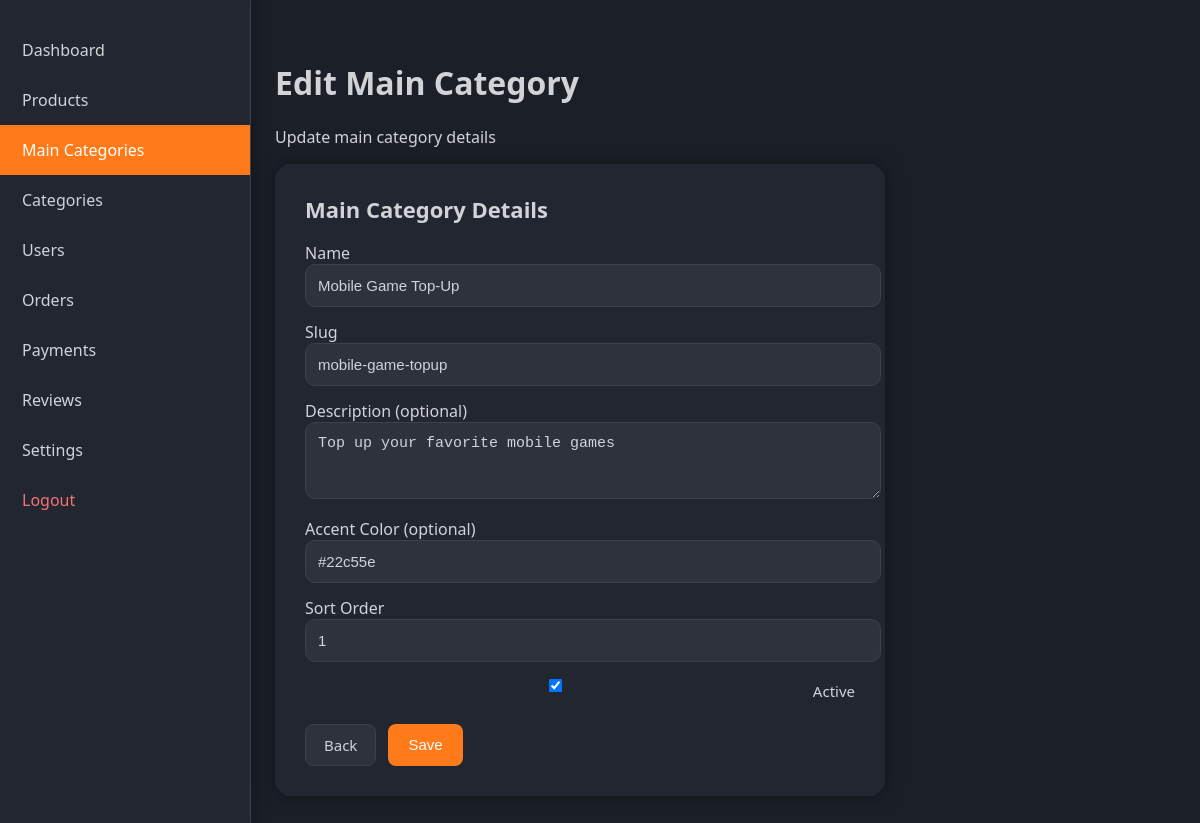
The app's page /admin/main_category_edit.php?id=1 (signed in) with its own data.
### tables this page shows
CREATE TABLE main_categories (
  id           INT(10) UNSIGNED NOT NULL AUTO_INCREMENT,
  name         VARCHAR(120) NOT NULL,
  slug         VARCHAR(150) NOT NULL UNIQUE,
  description  TEXT DEFAULT NULL,
  cover_image  VARCHAR(255) DEFAULT 'default_main_category.jpg',
  accent_color VARCHAR(20) DEFAULT '#22c55e',
  is_active    TINYINT(1) DEFAULT 1,
  sort_order   INT DEFAULT 0,
  created_at   TIMESTAMP DEFAULT current_timestamp(),
  PRIMARY KEY (id)
);

### admin/main_category_edit.php (the view, shortened to what this page needs)
<?php
require_once "../db/connection.php";
$id = isset($_GET['id']) ? (int)$_GET['id'] : 0;
$stmt = $conn->prepare("SELECT * FROM main_categories WHERE id = :id LIMIT 1");
$stmt->execute([':id' => $id]);
$main = $stmt->fetch(PDO::FETCH_ASSOC);
$pageTitle = "Edit Main Category";
$pageSubtitle = "Update main category details";
?>
<!DOCTYPE html>
<html>
<head>
    <link rel="stylesheet" href="../assets/css/admin.css">
</head>
<body class="cat-body">
<div class="sidebar">
    <a href="dashboard.php">Dashboard</a>
    <a href="products_manage.php">Products</a>
    <a href="main_categories_management.php" class="active-link">Main Categories</a>
    <a href="categories_management.php">Categories</a>
    <a href="users_manage.php">Users</a>
    <a href="orders_manage.php">Orders</a>
    <a href="payments_manage.php">Payments</a>
    <a href="reviews_manage.php">Reviews</a>
    <a href="settings.php">Settings</a>
    <a href="../auth/logout.php" style="color:#f87171;">Logout</a>
</div>
<div class="cat-form-wrapper">
    <h1><?= $pageTitle ?></h1>
    <p><?= $pageSubtitle ?></p>
    <div class="cat-form-card">
        <h3>Main Category Details</h3>
        <form method="post">
            <label>Name</label>
            <input type="text" name="name" value="<?= htmlspecialchars($main['name']); ?>" required>
            <label>Slug</label>
            <input type="text" name="slug" value="<?= htmlspecialchars($main['slug']); ?>" required>
            <label>Description (optional)</label>
            <textarea name="description" rows="3" style="width:100%;"><?= htmlspecialchars($main['description'] ?? ''); ?></textarea>
            <label>Accent Color (optional)</label>
            <input type="text" name="accent_color" value="<?= htmlspecialchars($main['accent_color'] ?? ''); ?>" placeholder="#0ea5e9">
            <label>Sort Order</label>
            <input type="number" name="sort_order" value="<?= (int)($main['sort_order'] ?? 0); ?>">
            <div class="cat-checkbox">
                <input type="checkbox" name="is_active" <?= !empty($main['is_active']) ? 'checked' : ''; ?>>
                <span>Active</span>
            </div>
            <div class="cat-form-actions">
                <a class="cat-btn-back" href="main_categories_management.php">Back</a>
                <button class="cat-btn-create" type="submit">Save</button>
            </div>
        </form>
    </div>
</div>
</body>
</html>

### assets/css/admin.css (style rules this page uses)
:root { --bg: #1b1f27; --panel: #212631; --panel-2: #2d323d; --text: #d2d3d7; --border: #3c414d; --accent-orange: #ff7a18; --accent-purple: #8f57ff; --accent-mint: #4ef0c2; --light-bg: #ece7ff; --light-panel: #ffffff; --light-panel-2: #f2f1ff; --light-text: #2c2f38; --light-border: #c6c0e8; --transition: 0.35s; }
body { background: var(--bg); color: var(--text); font-family: "Segoe UI", Arial, sans-serif; margin: 0; transition: background var(--transition), color var(--transition); }
.sidebar { width: 250px; height: 100vh; background: var(--panel); position: fixed; top: 0; left: 0; border-right: 1px solid var(--border); box-shadow: 4px 0 12px rgba(0,0,0,0.25); padding-top: 25px; transition: background var(--transition), color var(--transition); }
.sidebar a { display: block; padding: 14px 22px; text-decoration: none; color: var(--text); font-size: 16px; transition: 0.25s; }
.sidebar a.active-link { background: var(--accent-orange); color: #fff !important; }
.cat-body { background: var(--bg) !important; }
.cat-form-wrapper { margin-left: 250px; padding: 40px 25px; color: var(--text); }
.cat-form-card { background: var(--panel); padding: 30px; border-radius: 16px; box-shadow: 0 0 18px rgba(0,0,0,0.35); max-width: 550px; transition: background var(--transition), color var(--transition); }
.cat-form-card h3 { margin-top: 0; margin-bottom: 18px; font-size: 22px; font-weight: 700; color: var(--text); }
.cat-form-card input, .cat-form-card select, .cat-form-card textarea { width: 100%; padding: 12px; border-radius: 10px; border: 1px solid var(--border); background: var(--panel-2); color: var(--text); margin-bottom: 14px; font-size: 15px; transition: var(--transition); }
.cat-checkbox { display: flex; align-items: center; gap: 8px; margin-bottom: 18px; font-size: 15px; }
.cat-form-actions { display: flex; gap: 12px; margin-top: 12px; }
.cat-btn-back { padding: 10px 18px; background: var(--panel-2); border: 1px solid var(--border); color: var(--text); border-radius: 8px; font-size: 15px; cursor: pointer; transition: 0.25s; text-decoration: none; }
.cat-btn-create { padding: 10px 20px; background: var(--accent-orange); border-radius: 8px; color: white; font-size: 15px; cursor: pointer; transition: 0.25s; border: none; }

### records on screen
main_categories: name "Mobile Game Top-Up", slug "mobile-game-topup", description "Top up your favorite mobile games", accent_color "#22c55e", sort_order "1", is_active "☑"

### other values on screen
$pageTitle "Edit Main Category"
$pageSubtitle "Update main category details"
